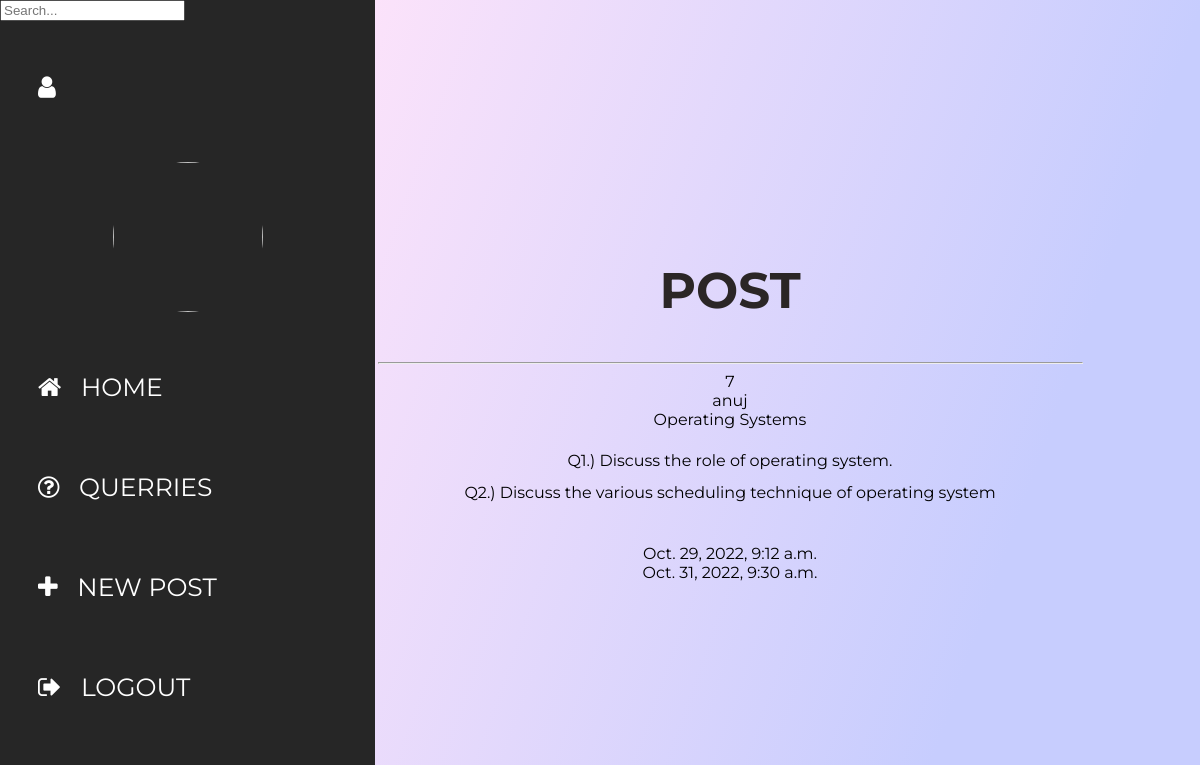
Before: /post/7/ (signed in) with the older database file.
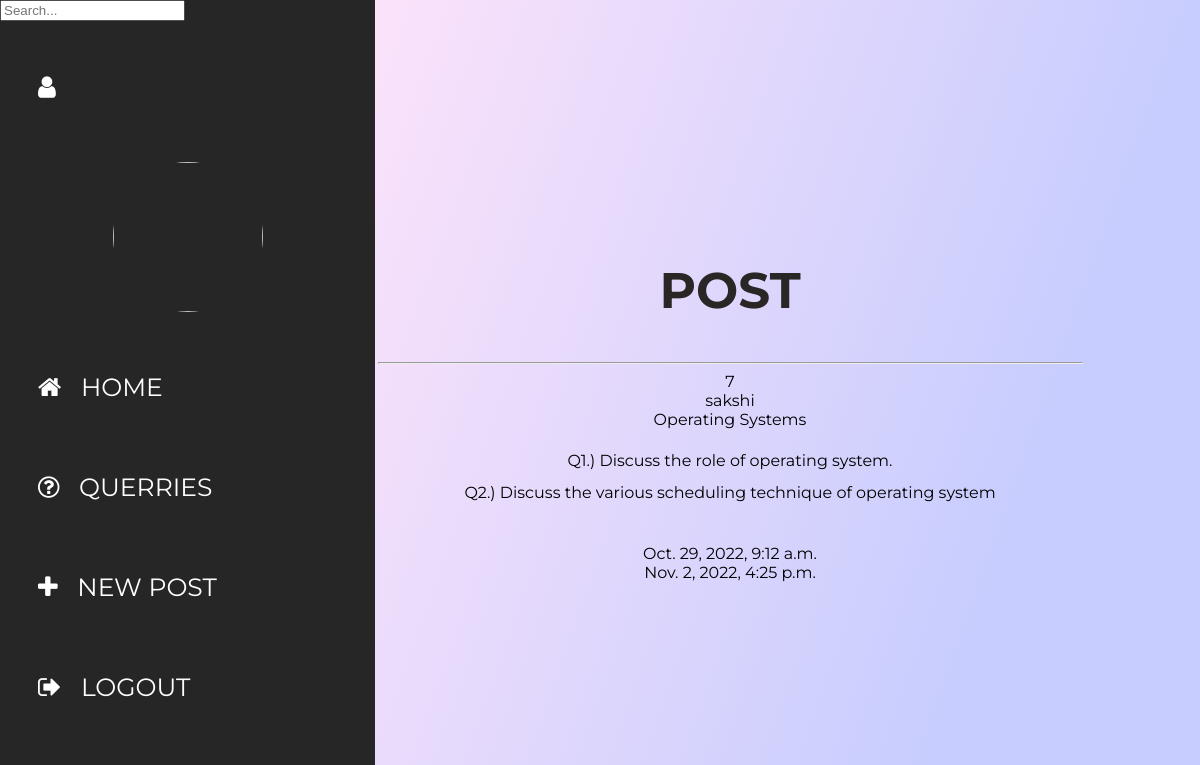
After: the same page with the newer database file.
### home/models.py (models this page shows, shortened)
class Post(models.Model):
    author = models.ForeignKey(User, on_delete=models.CASCADE, null=True)
    title = models.CharField(max_length=200)
    description = models.TextField(null=True, blank=True)
    created = models.DateTimeField(auto_now_add=True)
    updated = models.DateTimeField(auto_now=True)
    class Meta:
        ordering = ['-updated', '-created']

### home/views.py (the view)
# urls.py: path('post/<str:pid>/', views.post, name='announcements'),
@login_required(login_url='login')
def post(request, pid):
    post = Post.objects.get(id=pid)
    return render(request, 'home/post.html', {'post' : post})

### home/templates/home/post.html (shortened to what this page needs)
{%  extends 'index.html' %}
{% block content %}
<head>
</head>
<div class="wrapper">
    <div class="section">
        <div class="box-area">
            <h2 style="color: #2b2626">Post</h2>
            <hr>
            {{ post.id }}  <br>
            {{ post.author }} <br>
            {{ post.title }} <br>
            {{ post.description|linebreaks }} <br>
            {{ post.created }} <br>
            {{ post.updated }} <br>
        </div>
    </div>
</div>
{% endblock content %}

Changed rows visible on the page:
changed Post "Operating Systems": author "anuj" → "sakshi"; updated "Oct. 31, 2022, 9:30 a.m." → "Nov. 2, 2022, 4:25 p.m."
